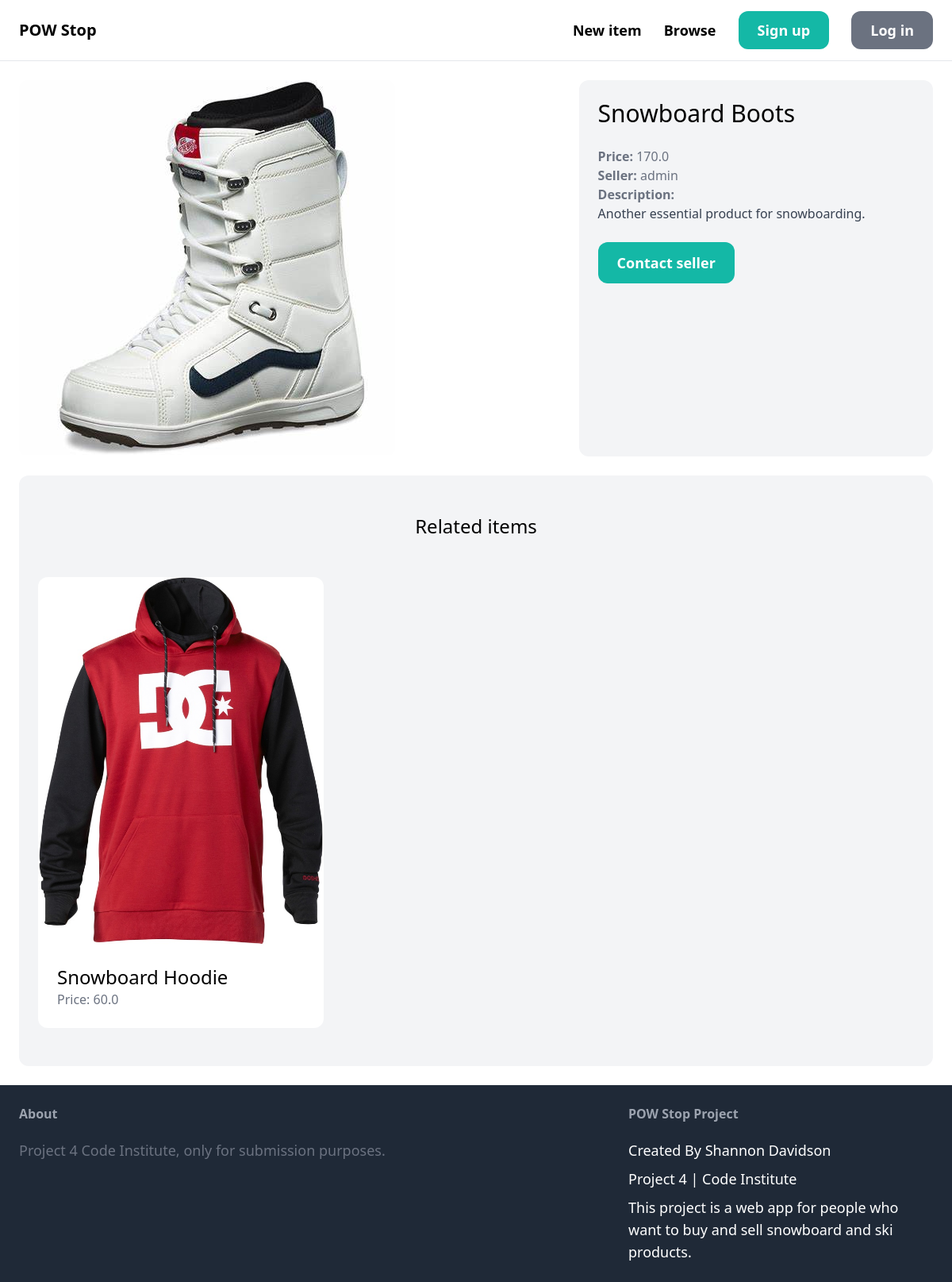
/items/5/, run on the app's committed database.
### item/models.py (models this page shows, shortened)
class Item(models.Model):
    category = models.ForeignKey(Category, related_name='items', on_delete=models.CASCADE)
    name = models.CharField(max_length=255)
    description = models.TextField(blank=True, null=True)
    price = models.FloatField()
    image = models.ImageField(upload_to='item_images', blank=True, null=True)
    is_sold = models.BooleanField(default=False)
    created_by = models.ForeignKey(User, related_name='items', on_delete=models.CASCADE)
    created_at = models.DateTimeField(auto_now_add=True)

### item/views.py (the view)
# urls.py: path('<int:pk>/', views.detail, name='detail'),
def detail(request, pk):
    item = get_object_or_404(Item, pk=pk)
    related_items = Item.objects.filter(category=item.category, is_sold=False).exclude(pk=pk)[0:3]
    return render(request, 'item/detail.html', {
        'item': item,
        'related_items': related_items
    })

### item/templates/item/detail.html (shortened to what this page needs)
{% extends 'core/base.html' %}
{% block content %}
<div class="grid grid-cols-5 gap-6">
    <div class="col-span-3">
        <img src="{{ item.image.url }}" class="rounded-xl">
    </div>
    <div class="col-span-2 p-6 bg-gray-100 rounded-xl">
        <h1 class="mb-6 text-3xl">{{ item.name }}</h1>
        <p class="text-gray-500"><strong>Price: </strong>{{ item.price }}</p>
        <p class="text-gray-500"><strong>Seller: </strong>{{ item.created_by.username }}</p>
        {% if item.description %}
            <p class="text-gray-700">
                <strong class="text-gray-500">Description:</strong><br>
                {{ item.description }}
            </p>
        {% endif %}
        {% if request.user == item.created_by %}
            <div class="mt-6 p-6 bg-white rounded-xl">
                <p>This is your item!</p>
                <a href="{% url 'item:edit' item.id %}" class="inline-block mt-6 px-6 py-3 text-lg font-semibold bg-teal-500 text-white rounded-xl">Edit</a>
                <a href="{% url 'item:delete' item.id %}" class="inline-block mt-6 px-6 py-3 text-lg font-semibold bg-red-500 text-white rounded-xl">Delete</a>
            </div>
        {% else %}
            <a href="#" class="inline-block mt-6 px-6 py-3 text-lg font-semibold bg-teal-500 text-white rounded-xl hover:bg-teal-700">Contact seller</a>
        {% endif %}
    </div>
</div>
<div class="mt-6 px-6 py-12 bg-gray-100 rounded-xl">
    <h2 class="mb-12 text-2xl text-center">Related items</h2>
    <div class="grid grid-cols-3 gap-3">
        {% for item in related_items %}
            <div>
                <a href="{% url 'item:detail' item.id %}">
                    <div>
                        <img src="{{ item.image.url }}" class="rounded-t-xl">
                    </div>
                    <div class="p-6 bg-white rounded-b-xl">
                        <h2 class="text-2xl">{{ item.name }}</h2>
                        <p class="text-gray-500">Price: {{ item.price }}</p>
                    </div>
                </a>
            </div>
        {% endfor %}
    </div>
</div>
{% endblock %}

### data on the page
Item: image (picture), name "Snowboard Boots", price "170.0", created_by.username "admin", description "Another essential product for snowboarding."
Item: image (picture), name "Snowboard Hoodie", price "60.0"
